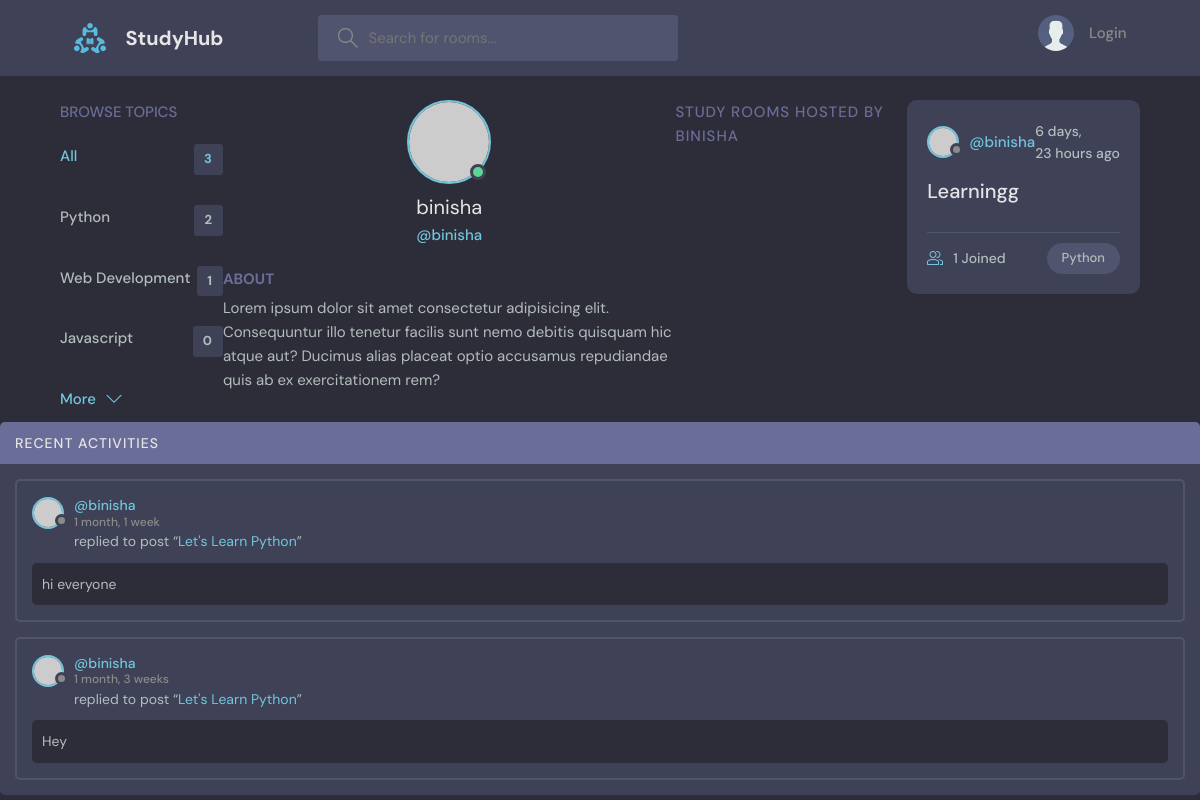
/profile/2/, run on an earlier commit of the app's database.
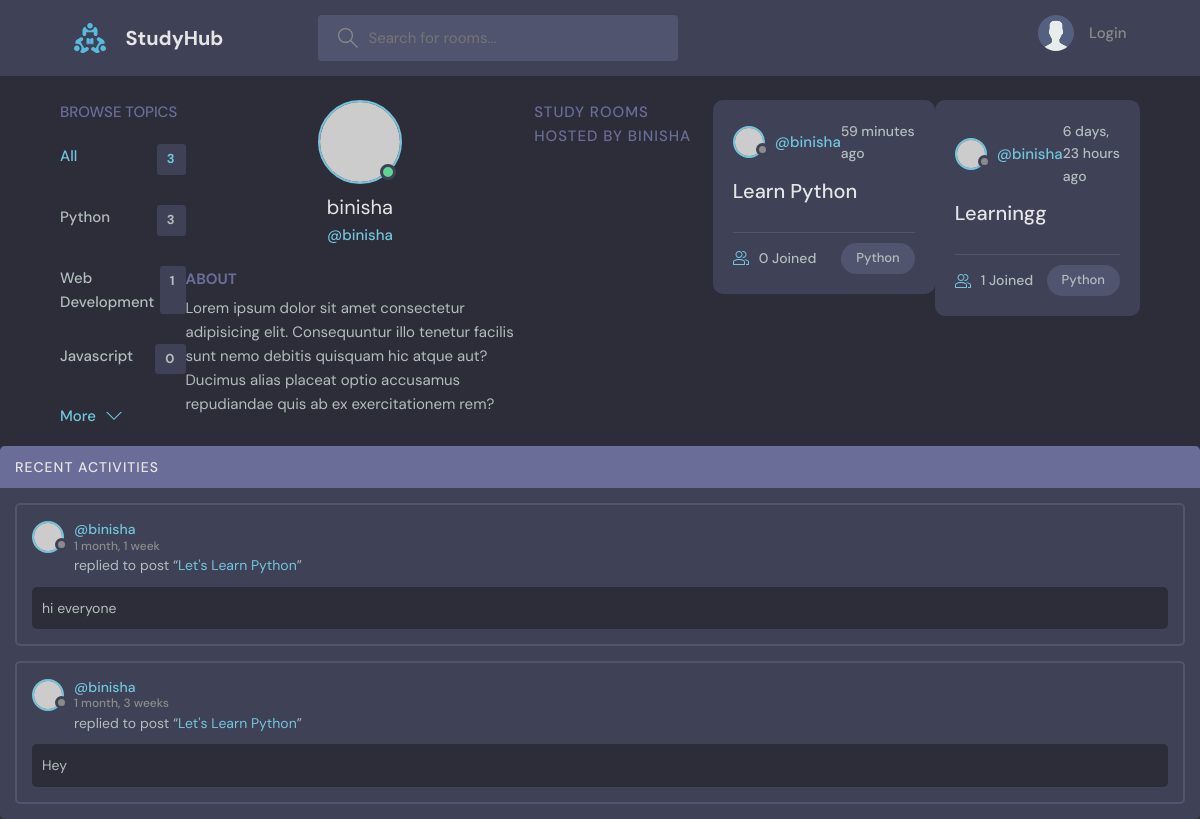
And on a later commit of the database.
### base/models.py (models this page shows, shortened)
class Topic(models.Model):
    name = models.CharField(max_length=200)

class Room(models.Model):
    host = models.ForeignKey(User, on_delete=models.SET_NULL, null=True)
    topic = models.ForeignKey(Topic, on_delete=models.SET_NULL, null=True)
    name = models.CharField(max_length=200)
    description = models.TextField(null=True, blank=True)
    participants = models.ManyToManyField(User, related_name='participants', blank=True)
    updated = models.DateTimeField(auto_now=True)
    created = models.DateTimeField(auto_now_add=True)
    class Meta:
        ordering = ['-updated', '-created']
    def __str__(self):
        return self.name

class Message(models.Model):
    user = models.ForeignKey(User, on_delete=models.CASCADE)
    room = models.ForeignKey(Room, on_delete=models.CASCADE)
    body = models.TextField()
    updated = models.DateTimeField(auto_now=True)
    created = models.DateTimeField(auto_now_add=True)
    class Meta:
        ordering = ['-updated', '-created']

### base/views.py (the view)
# urls.py: path("profile/<str:pk>/", views.user_profile, name="user-profile"),
def user_profile(request, pk):
    user = User.objects.get(id=pk)
    rooms = user.room_set.all()
    room_messages = user.message_set.all()
    topics = Topic.objects.all()
    context = {'user': user, 'rooms':rooms, 'room_messages': room_messages, 'topics': topics}
    return render(request, 'base/profile.html', context)

### base/templates/base/profile.html (shortened to what this page needs)
{% extends 'main.html' %}
{% block content %}
  <main class="profile-page layout layout--3">
    <div class="container">
      {% include 'base/topics_component.html' %}
        <div class="profile">
          <div class="profile__avatar">
            <div class="avatar avatar--large active">
              <img src="https://randomuser.me/api/portraits/men/11.jpg" />
            </div>
          </div>
          <div class="profile__info">
            <h3>{{user.username}}</h3>
            <p>@{{user.username}}</p>
          </div>
          <div class="profile__about">
            <h3>About</h3>
            <p>
              Lorem ipsum dolor sit amet consectetur adipisicing elit. Consequuntur illo tenetur
              facilis sunt nemo debitis quisquam hic atque aut? Ducimus alias placeat optio
              accusamus repudiandae quis ab ex exercitationem rem?
            </p>
          </div>
        </div>
        <div class="roomList__header">
          <div>
            <h2>Study Rooms Hosted by {{user.username}}</a>
            </h2>
          </div>
        </div>
        {% include 'base/feed_component.html' %}
      </div>
      {% include 'base/activity_component.html' %}
  </main>
{% endblock content %}

### templates/main.html (shortened to what this page needs)
<!DOCTYPE html>
{% load static %}
<html lang="en">
<head>
    <link rel="stylesheet" href="{% static 'styles/style.css' %}" />
</head>
<body>
    {% include 'navbar.html' %}
    {% block content %}
    {% endblock %}
</body>
</html>

### templates/navbar.html (shortened to what this page needs)
{% load static %}
<header class="header header--loggedIn">
    <div class="container">
        <a href="{% url 'home' %}" class="header__logo">
            <img src="{% static 'images/logo.svg' %}" />
            <h1>StudyHub</h1>
        </a>
        <form class="header__search" method="GET" action="{% url 'home' %}">
            <label>
                <input name="q" placeholder="Search for rooms..." />
            </label>
        </form>
        <nav class="header__menu">
            {% if request.user.is_authenticated %}
            <div class="header__user">
                <a href="{% url 'update-user' %}">
                    <div class="avatar avatar--medium active">
                        <img src="{% static 'images/avatar.svg' %}" />
                    </div>
                    <p>{{request.user.username}} <span>@{{request.user.username}}</span></p>
                </a>
                <button class="dropdown-button">
                    <svg version="1.1" xmlns="http://www.w3.org/2000/svg" width="32" height="32" viewBox="0 0 32 32">
                        <title>chevron-down</title>
                        <path d="M16 21l-13-13h-3l16 16 16-16h-3l-13 13z"></path>
                    </svg>
                </button>
            </div>
            {% else %}
            <a href="{% url 'login' %}">
                <img src="{% static 'images/avatar.svg' %}" />
                <p>Login</p>
            </a>
            {% endif %}
        </nav>
    </div>
</header>

### base/templates/base/topics_component.html
<div class="topics">
    <div class="topics__header">
        <h2>Browse Topics</h2>
    </div>
    <ul class="topics__list">
        <li>
            <a href="/" class="active">All <span>{{topics.count}}</span></a>
        </li>
        {% for topic in topics %}
        <li>
            <a href="{% url 'home' %}?q={{topic.name}}">{{topic.name}} <span>{{topic.room_set.all.count}}</span></a>
        </li>
        {% endfor %}
    </ul>
    <a class="btn btn--link" href="{% url 'topics' %}">
        More
        <svg version="1.1" xmlns="http://www.w3.org/2000/svg" width="32" height="32" viewBox="0 0 32 32">
            <title>chevron-down</title>
            <path d="M16 21l-13-13h-3l16 16 16-16h-3l-13 13z"></path>
        </svg>
    </a>
</div>

### base/templates/base/feed_component.html (shortened to what this page needs)
{% for room in rooms%}
<div class="roomListRoom">
    <div class="roomListRoom__header">
        <a href="{% url 'user-profile' room.host.id %}" class="roomListRoom__author">
            <div class="avatar avatar--small">
                <img src="https://randomuser.me/api/portraits/women/11.jpg" />
            </div>
            <span>@{{room.host.username}}</span>
        </a>
        <div class="roomListRoom__actions">
            <span>{{room.created|timesince}} ago</span>
        </div>
    </div>
    <div class="roomListRoom__content">
        <a href="{% url 'room' room.id %}">{{room.name}}</a>
    </div>
    <div class="roomListRoom__meta">
        <a href="{% url 'room' room.id %}" class="roomListRoom__joined">
            {{room.participants.all.count}} Joined
        </a>
        <p class="roomListRoom__topic">{{room.topic.name}}</p>
    </div>
</div>
{% endfor%}

### base/templates/base/activity_component.html (shortened to what this page needs)
<div class="activities">
    <div class="activities__header">
        <h2>Recent Activities</h2>
    </div>
    {% for message in room_messages %}
    <div class="activities__box">
        <div class="activities__boxHeader roomListRoom__header">
            <a href="{% url 'user-profile' message.user.id %}" class="roomListRoom__author">
                <div class="avatar avatar--small">
                    <img src="https://randomuser.me/api/portraits/women/11.jpg" />
                </div>
                <p>
                    @{{message.user}}
                    <span>{{message.created|timesince}}</span>
                </p>
            </a>
        </div>
        <div class="activities__boxContent">
            <p>replied to post “<a href="{% url 'room' message.room.id %}">{{message.room}}</a>”</p>
            <div class="activities__boxRoomContent">
               {{message.body}}
            </div>
        </div>
    </div>
    {% endfor %}
</div>

What changed in the data, as far as the page shows it:
computed for Topic "Python": room_set.all.count "2" → "3"
added Room: host.username "binisha", created "59 minutes", name "Learn Python", participants.all.count "0", topic.name "Python"
